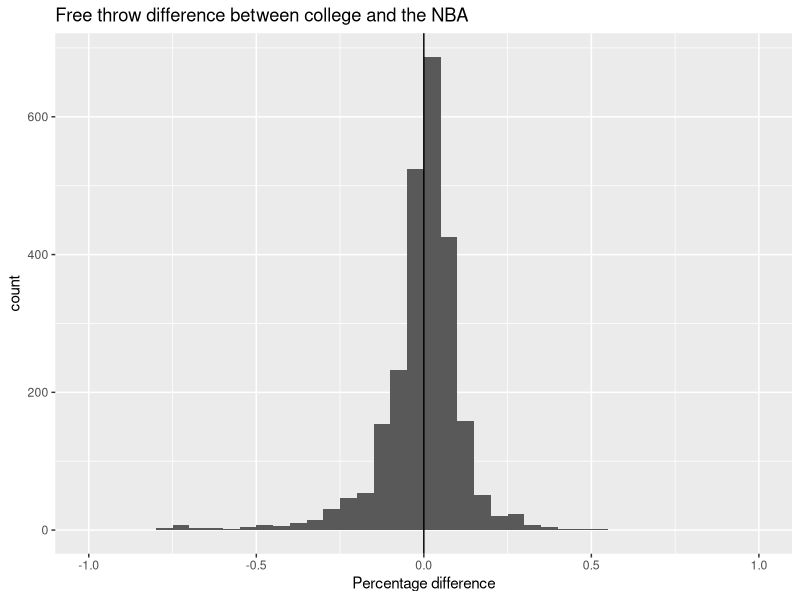
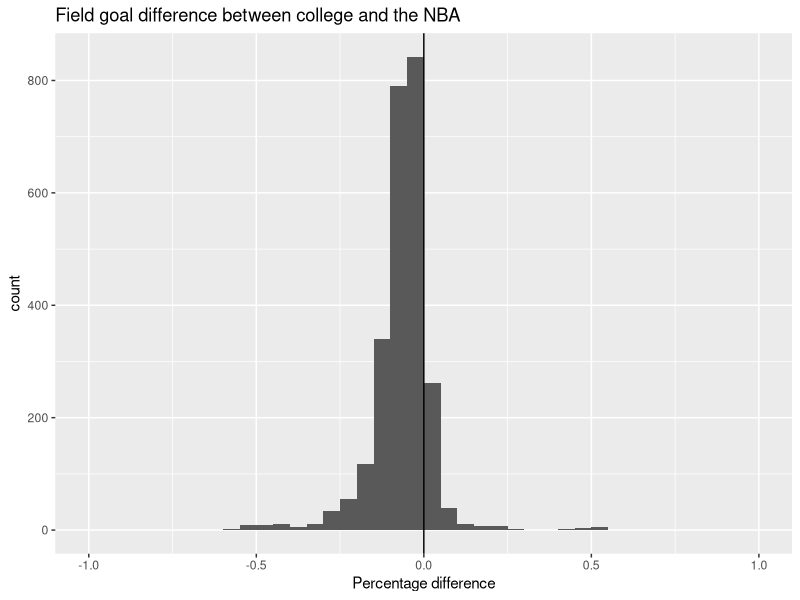
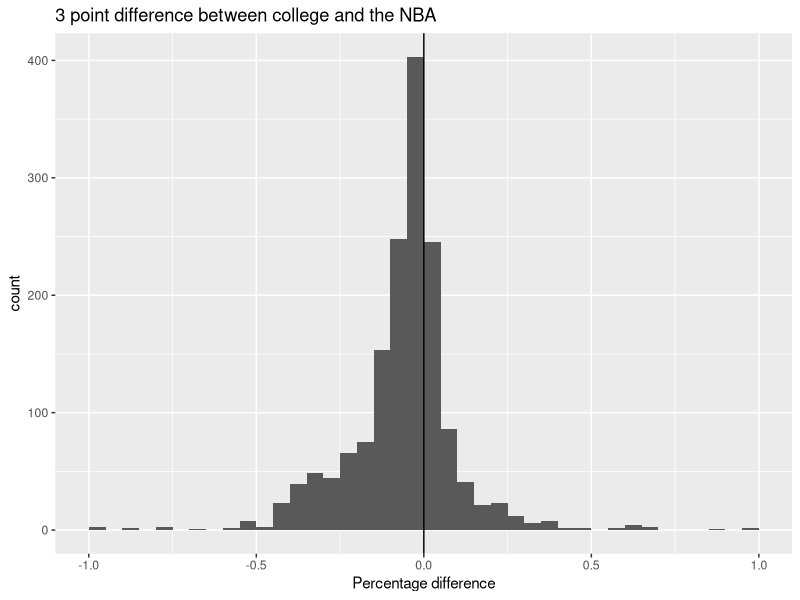
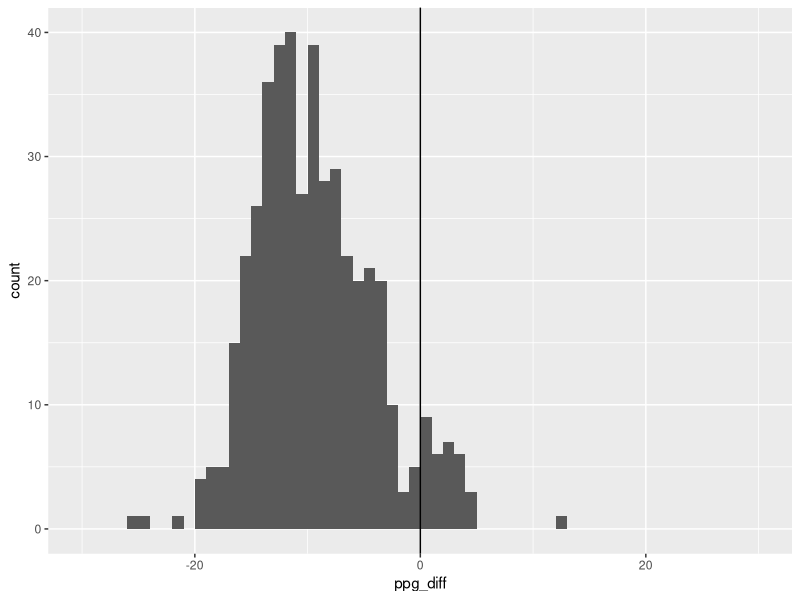
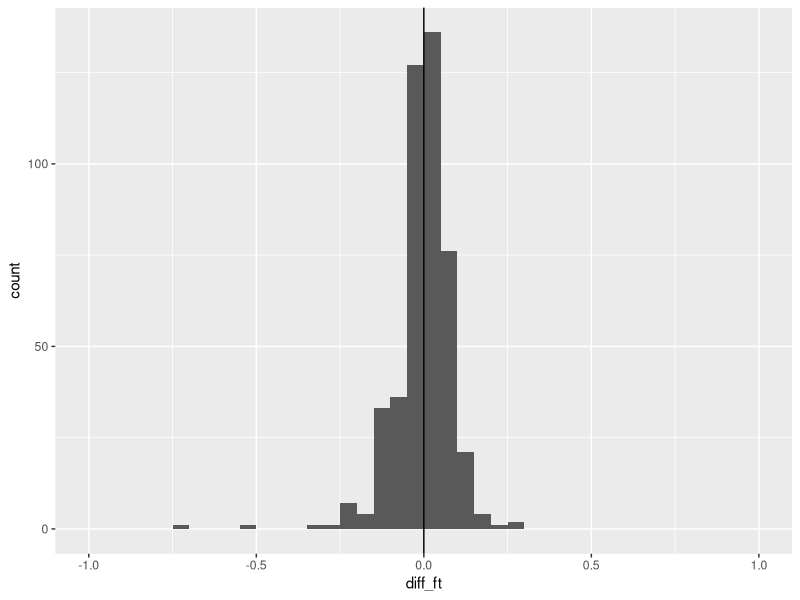
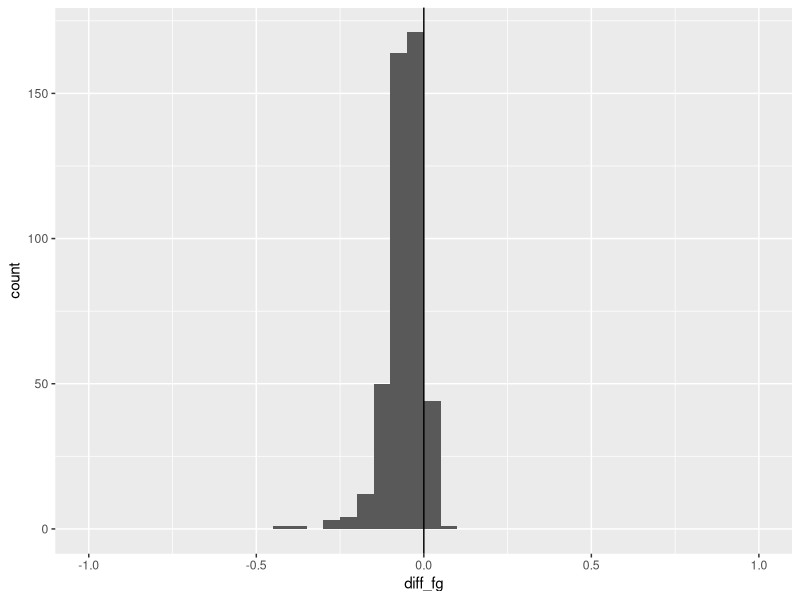
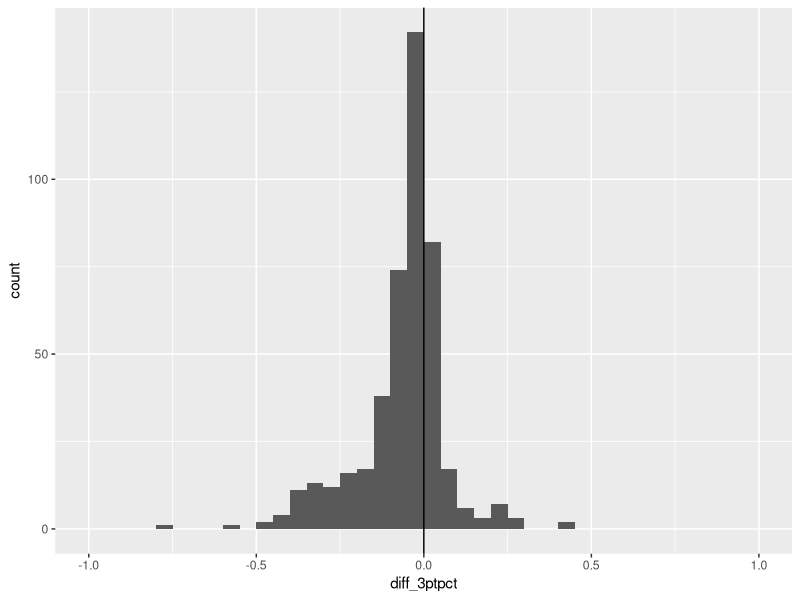
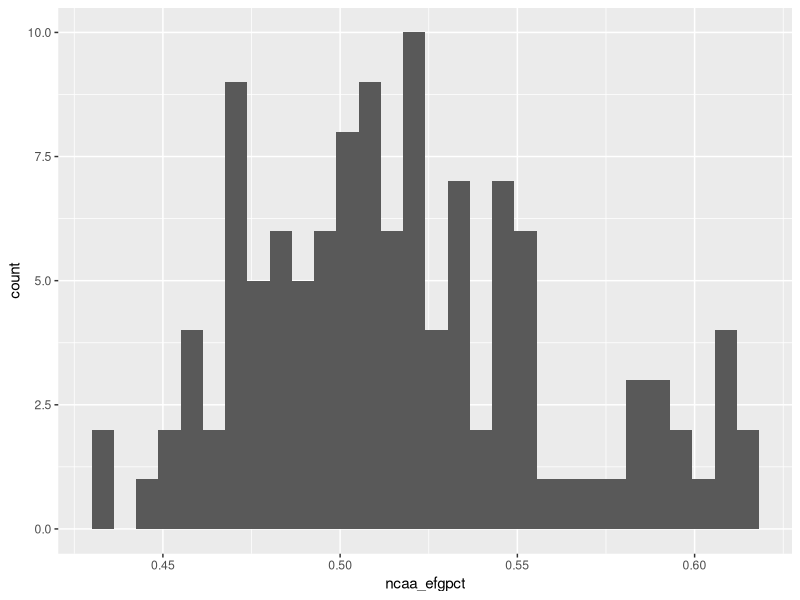

Write R code to recreate these figures, in order.
## ---- chunk 1
knitr::opts_chunk$set(echo = TRUE)
library(tidyverse)
library(ggplot2)

players = read_csv("players_updated.csv")
## ---- chunk 2
shooting = select(players, name, nba_3ptpct, nba_3ptpg, nba_efgpct, nba_fg, nba_fg_per_game, nba_ft, ncaa_3ptpct, ncaa_3ptpg, ncaa_efgpct, ncaa_fgpct, ncaa_fgpg, ncaa_ft)

players$diff_ft = players$nba_ft - players$ncaa_ft
players$diff_fg = players$nba_fg - players$ncaa_fgpct
players$diff_3ptpct = players$nba_3ptpct - players$ncaa_3ptpct

with_ft = players %>%
  filter(!is.na(diff_ft))

with_fg = players %>% 
  filter(!is.na(diff_fg))

with_3ptpct = players %>%
  filter(!is.na(diff_3ptpct))


ggplot(with_ft, aes(x = diff_ft)) + geom_histogram(breaks = seq(-1,1,by=0.05)) + geom_vline(xintercept = 0) + ggtitle("Free throw difference between college and the NBA") + xlab("Percentage difference")

ggplot(with_fg, aes(x = diff_fg)) + geom_histogram(breaks = seq(-1,1,by=0.05)) + geom_vline(xintercept = 0) + ggtitle("Field goal difference between college and the NBA") + xlab("Percentage difference")

ggplot(with_3ptpct, aes(x = diff_3ptpct)) + geom_histogram(breaks = seq(-1,1,by=0.05)) + geom_vline(xintercept = 0) + ggtitle("3 point difference between college and the NBA") + xlab("Percentage difference")


increase_ft = sum(with_ft$diff_ft > 0) / nrow(with_ft)
increase_fg = sum(with_fg$diff_fg > 0) / nrow(with_fg)
increase_3ptpct = sum(with_3ptpct$diff_3ptpct > 0) / nrow(with_3ptpct)

df = data.frame(shooting = c("Free Throw Percentage", "Field Goal Percentage", "Three Point Percentage"), percentage = c(increase_ft, increase_fg, increase_3ptpct))

df = df %>% 
  rename("Shooting Statistic" = shooting, "Percent of Players Increase" = percentage)

df
## ---- chunk 3
conference_count = players %>% 
  group_by(conference) %>%
  tally()%>%
  rename(Conference = conference, Count = n)

conference_count
## ---- chunk 4
conference_count_since2000 = players %>% 
  filter(active_from >= 2000) %>%
  group_by(conference) %>%
  tally() %>%
  rename("Conference" = conference, "Count Since 2000" = n)

conference_count_since2000

## ---- chunk 5
diff_pos_ft = with_ft %>% 
  group_by(position) %>%
  summarize(mean = mean(diff_ft))

diff_pos_ft

diff_pos_fg = with_fg %>% 
  group_by(position) %>%
  summarize(mean = mean(diff_fg))

diff_pos_fg

diff_pos_3p = with_3ptpct %>% 
  group_by(position) %>%
  summarize(mean = mean(diff_3ptpct))

diff_pos_3p
## ---- chunk 6
top800 = players[order(-players$ncaa_ppg),]
top800 = top800[1:800,]

top800 = top800 %>% 
  filter(!is.na(diff_ft)) %>% 
  filter(!is.na(diff_fg)) %>% 
  filter(!is.na(diff_3ptpct))

top800$ppg_diff = top800$nba_ppg - top800$ncaa_ppg
ggplot(top800, aes(x = ppg_diff)) + geom_histogram(breaks = seq(-30,30, by = 1)) + geom_vline(xintercept = 0)
## ---- chunk 7
ggplot(top800, aes(x = diff_ft)) + geom_histogram(breaks = seq(-1,1,by=0.05)) + geom_vline(xintercept = 0)
quantile(top800$diff_ft)

## ---- chunk 8
ggplot(top800, aes(x = diff_fg)) + geom_histogram(breaks = seq(-1,1,by=0.05)) + geom_vline(xintercept = 0)
quantile(top800$diff_fg)

## ---- chunk 9
ggplot(top800, aes(x = diff_3ptpct)) + geom_histogram(breaks = seq(-1,1,by=0.05)) + geom_vline(xintercept = 0)
quantile(top800$diff_3ptpct)
## ---- chunk 10
better_3ptpct = subset(top800, diff_3ptpct > 0)
ggplot(better_3ptpct, aes(x = ncaa_efgpct)) + geom_histogram()

worse_3ptpct = subset(top800, diff_3ptpct < 0)
ggplot(worse_3ptpct, aes(x = ncaa_efgpct)) + geom_histogram()

mean(better_3ptpct$ncaa_efgpct)
mean(worse_3ptpct$ncaa_efgpct)
## ---- chunk 11
ggplot(better_3ptpct, aes(x = ncaa_ft)) + geom_histogram()
ggplot(worse_3ptpct, aes(x = ncaa_ft)) + geom_histogram()
mean(better_3ptpct$ncaa_ft)
mean(worse_3ptpct$ncaa_ft)
## ---- chunk 12
allShooting = players %>%
  filter(!is.na(diff_ft)) %>% 
  filter(!is.na(diff_fg)) %>% 
  filter(!is.na(diff_3ptpct))

above37_3ptpct = subset(allShooting, nba_3ptpct > 0.37)
below37_3ptpct = subset(allShooting, nba_3ptpct < 0.37)
## ---- chunk 13
mean(above37_3ptpct$ncaa_3ptpct)
mean(below37_3ptpct$ncaa_3ptpct)

quantile(above37_3ptpct$ncaa_3ptpct)
quantile(below37_3ptpct$ncaa_3ptpct)

ggplot(above37_3ptpct, aes(x = ncaa_3ptpct)) + geom_histogram() + ggtitle("3 point percentage in NCAA for NBA players shooting about 37% from 3") + xlab("Free throw percentage")
ggplot(below37_3ptpct, aes(x = ncaa_3ptpct)) + geom_histogram() + ggtitle("3 point percentage in NCAA for NBA players shooting below 37% from 3") + xlab("Free throw percentage")
## ---- chunk 14
mean(above37_3ptpct$ncaa_ft)
mean(below37_3ptpct$ncaa_ft)

quantile(above37_3ptpct$ncaa_ft)
quantile(below37_3ptpct$ncaa_ft)

ggplot(above37_3ptpct, aes(x = ncaa_ft)) + geom_histogram() + ggtitle("Free throw percentage in NCAA for NBA players shooting about 37% from 3") + xlab("Free throw percentage")
ggplot(below37_3ptpct, aes(x = ncaa_ft)) + geom_histogram() + ggtitle("Free throw percentage in NCAA for NBA players shooting below 37% from 3") + xlab("Free throw percentage")
## ---- chunk 15
mean(above37_3ptpct$nba_ft)
mean(below37_3ptpct$nba_ft)

quantile(above37_3ptpct$nba_ft)
quantile(below37_3ptpct$nba_ft)
## ---- chunk 16
mean(above37_3ptpct$ncaa_fgpct)
mean(below37_3ptpct$ncaa_fgpct)

quantile(above37_3ptpct$ncaa_fgpct)
quantile(below37_3ptpct$ncaa_fgpct)
## ---- chunk 17
mean(above37_3ptpct$nba_fg)
mean(below37_3ptpct$nba_fg)

quantile(above37_3ptpct$nba_fg)
quantile(below37_3ptpct$nba_fg)
## ---- chunk 18
ggplot(allShooting, aes(x = weight, y = nba_3ptpct)) + geom_point()

ggplot(above37_3ptpct, aes(x = weight, y = nba_3ptpct)) + geom_point()
ggplot(below37_3ptpct, aes(x = weight, y = nba_3ptpct)) + geom_point()

mean(above37_3ptpct$weight)
mean(below37_3ptpct$weight)

quantile(above37_3ptpct$weight)
quantile(below37_3ptpct$weight)
## ---- chunk 19
ggplot(allShooting, aes(x = height_inches, y = nba_3ptpct)) + geom_point()

ggplot(above37_3ptpct, aes(x = height_inches, y = nba_3ptpct)) + geom_point()
ggplot(below37_3ptpct, aes(x = height_inches, y = nba_3ptpct)) + geom_point()

mean(above37_3ptpct$height_inches)
mean(below37_3ptpct$height_inches)

quantile(above37_3ptpct$height_inches)
quantile(below37_3ptpct$height_inches)
